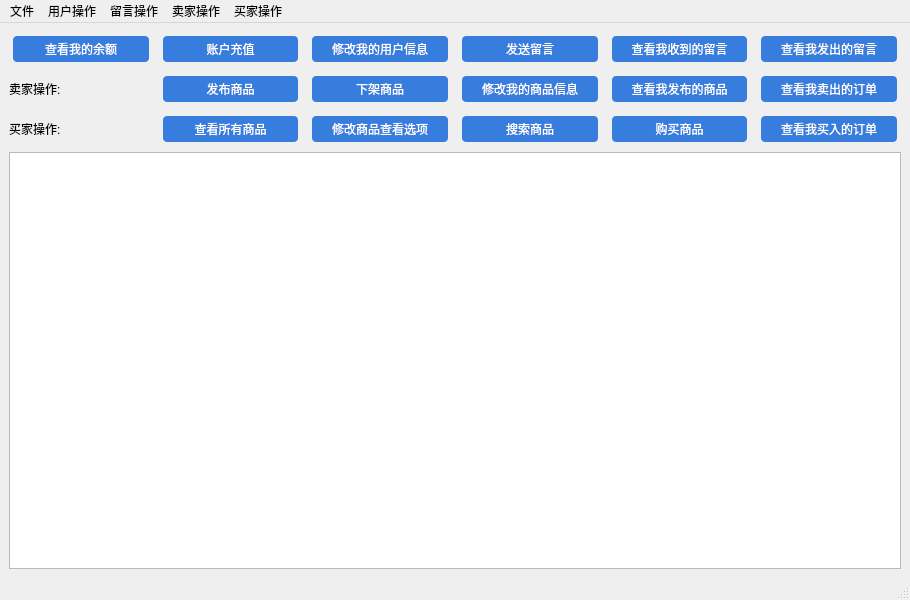
<?xml version="1.0" encoding="UTF-8"?>
<ui version="4.0">
 <class>UserWindow</class>
 <widget class="QMainWindow" name="UserWindow">
  <property name="geometry">
   <rect>
    <x>0</x>
    <y>0</y>
    <width>910</width>
    <height>600</height>
   </rect>
  </property>
  <property name="windowTitle">
   <string>甜鱼: 用户使用界面</string>
  </property>
  <property name="styleSheet">
   <string notr="true">QPushButton {
    border: none;
    border-radius: 4px;
	padding: 4px;
	margin: 4px; 
    background-color: rgb(54, 125, 221);
    color: white;
}
QLineEdit{
	border: 1px solid black;
	border-radius: 4px;
	padding: 4px;
}
</string>
  </property>
  <widget class="QWidget" name="centralwidget">
   <layout class="QVBoxLayout" name="verticalLayout">
    <item>
     <layout class="QGridLayout" name="gridLayout">
      <item row="0" column="0">
       <layout class="QHBoxLayout" name="horizontalLayout">
        <item>
         <widget class="QPushButton" name="show_money">
          <property name="text">
           <string>查看我的余额</string>
          </property>
         </widget>
        </item>
        <item>
         <widget class="QPushButton" name="user_charge">
          <property name="text">
           <string>账户充值</string>
          </property>
         </widget>
        </item>
        <item>
         <widget class="QPushButton" name="user_change_inf">
          <property name="text">
           <string>修改我的用户信息</string>
          </property>
         </widget>
        </item>
        <item>
         <widget class="QPushButton" name="send_messages">
          <property name="text">
           <string>发送留言</string>
          </property>
         </widget>
        </item>
        <item>
         <widget class="QPushButton" name="show_my_receive_messages">
          <property name="text">
           <string>查看我收到的留言</string>
          </property>
         </widget>
        </item>
        <item>
         <widget class="QPushButton" name="show_my_send_messages">
          <property name="text">
           <string>查看我发出的留言</string>
          </property>
         </widget>
        </item>
       </layout>
      </item>
      <item row="1" column="0">
       <layout class="QHBoxLayout" name="horizontalLayout_2">
        <item>
         <widget class="QLabel" name="label">
          <property name="text">
           <string>卖家操作:</string>
          </property>
         </widget>
        </item>
        <item>
         <widget class="QPushButton" name="post_mer">
          <property name="text">
           <string>发布商品</string>
          </property>
         </widget>
        </item>
        <item>
         <widget class="QPushButton" name="remove_mer">
          <property name="text">
           <string>下架商品</string>
          </property>
         </widget>
        </item>
        <item>
         <widget class="QPushButton" name="change_mer_inf">
          <property name="text">
           <string>修改我的商品信息</string>
          </property>
         </widget>
        </item>
        <item>
         <widget class="QPushButton" name="show_my_sell_mer">
          <property name="text">
           <string>查看我发布的商品</string>
          </property>
         </widget>
        </item>
        <item>
         <widget class="QPushButton" name="show_my_sell_order_form">
          <property name="text">
           <string>查看我卖出的订单</string>
          </property>
         </widget>
        </item>
       </layout>
      </item>
      <item row="2" column="0">
       <layout class="QHBoxLayout" name="horizontalLayout_3">
        <item>
         <widget class="QLabel" name="label_2">
          <property name="text">
           <string>买家操作:</string>
          </property>
         </widget>
        </item>
        <item>
         <widget class="QPushButton" name="show_all_mer">
          <property name="text">
           <string>查看所有商品</string>
          </property>
         </widget>
        </item>
        <item>
         <widget class="QPushButton" name="change_mer_show_mode">
          <property name="text">
           <string>修改商品查看选项</string>
          </property>
         </widget>
        </item>
        <item>
         <widget class="QPushButton" name="search_mer">
          <property name="text">
           <string>搜索商品</string>
          </property>
         </widget>
        </item>
        <item>
         <widget class="QPushButton" name="buy_mer">
          <property name="text">
           <string>购买商品</string>
          </property>
         </widget>
        </item>
        <item>
         <widget class="QPushButton" name="show_my_buy_order_form">
          <property name="text">
           <string>查看我买入的订单</string>
          </property>
         </widget>
        </item>
       </layout>
      </item>
     </layout>
    </item>
    <item>
     <widget class="QTableView" name="uni_table"/>
    </item>
   </layout>
  </widget>
  <widget class="QMenuBar" name="menubar">
   <property name="geometry">
    <rect>
     <x>0</x>
     <y>0</y>
     <width>910</width>
     <height>28</height>
    </rect>
   </property>
   <widget class="QMenu" name="menu">
    <property name="title">
     <string>文件</string>
    </property>
   </widget>
   <widget class="QMenu" name="menu_2">
    <property name="title">
     <string>用户操作</string>
    </property>
    <addaction name="menu_show_money"/>
    <addaction name="menu_user_charge"/>
    <addaction name="menu_user_change_inf"/>
    <addaction name="separator"/>
    <addaction name="menu_user_logout"/>
   </widget>
   <widget class="QMenu" name="menu_3">
    <property name="title">
     <string>卖家操作</string>
    </property>
    <addaction name="menu_post_mer"/>
    <addaction name="menu_remove_mer"/>
    <addaction name="menu_change_mer_inf"/>
    <addaction name="menu_show_my_sell_mer"/>
    <addaction name="menu_show_my_sell_order_form"/>
   </widget>
   <widget class="QMenu" name="menu_4">
    <property name="title">
     <string>买家操作</string>
    </property>
    <addaction name="menu_show_all_mer"/>
    <addaction name="menu_change_mer_show_mode"/>
    <addaction name="menu_search_mer"/>
    <addaction name="menu_buy_mer"/>
    <addaction name="menu_show_my_buy_order_form"/>
   </widget>
   <widget class="QMenu" name="menu_5">
    <property name="title">
     <string>留言操作</string>
    </property>
    <addaction name="menu_send_messages"/>
    <addaction name="menu_show_my_receive_messages"/>
    <addaction name="menu_show_my_send_messages"/>
   </widget>
   <addaction name="menu"/>
   <addaction name="menu_2"/>
   <addaction name="menu_5"/>
   <addaction name="menu_3"/>
   <addaction name="menu_4"/>
  </widget>
  <widget class="QStatusBar" name="statusbar"/>
  <action name="menu_show_money">
   <property name="text">
    <string>查看用户余额</string>
   </property>
  </action>
  <action name="menu_user_charge">
   <property name="text">
    <string>账户充值</string>
   </property>
  </action>
  <action name="menu_user_messages_mode">
   <property name="text">
    <string>用户留言模块</string>
   </property>
  </action>
  <action name="menu_user_change_inf">
   <property name="text">
    <string>修改我的用户信息</string>
   </property>
  </action>
  <action name="menu_post_mer">
   <property name="text">
    <string>发布商品</string>
   </property>
  </action>
  <action name="menu_remove_mer">
   <property name="text">
    <string>下架商品</string>
   </property>
  </action>
  <action name="menu_change_mer_inf">
   <property name="text">
    <string>修改我的商品信息</string>
   </property>
  </action>
  <action name="menu_show_my_sell_mer">
   <property name="text">
    <string>查看我发布的商品</string>
   </property>
  </action>
  <action name="menu_show_my_sell_order_form">
   <property name="text">
    <string>查看我卖出的订单</string>
   </property>
  </action>
  <action name="menu_show_all_mer">
   <property name="text">
    <string>查看所有商品</string>
   </property>
  </action>
  <action name="menu_change_mer_show_mode">
   <property name="text">
    <string>修改商品查看选项</string>
   </property>
  </action>
  <action name="menu_search_mer">
   <property name="text">
    <string>搜索商品</string>
   </property>
  </action>
  <action name="menu_buy_mer">
   <property name="text">
    <string>购买商品</string>
   </property>
  </action>
  <action name="menu_show_my_buy_order_form">
   <property name="text">
    <string>查看我买入的订单</string>
   </property>
  </action>
  <action name="menu_send_messages">
   <property name="text">
    <string>发送留言</string>
   </property>
  </action>
  <action name="menu_show_my_receive_messages">
   <property name="text">
    <string>查看我收到的留言</string>
   </property>
  </action>
  <action name="menu_show_my_send_messages">
   <property name="text">
    <string>查看我发出的留言</string>
   </property>
  </action>
  <action name="menu_user_logout">
   <property name="text">
    <string>用户注销</string>
   </property>
  </action>
 </widget>
 <resources/>
 <connections/>
</ui>
